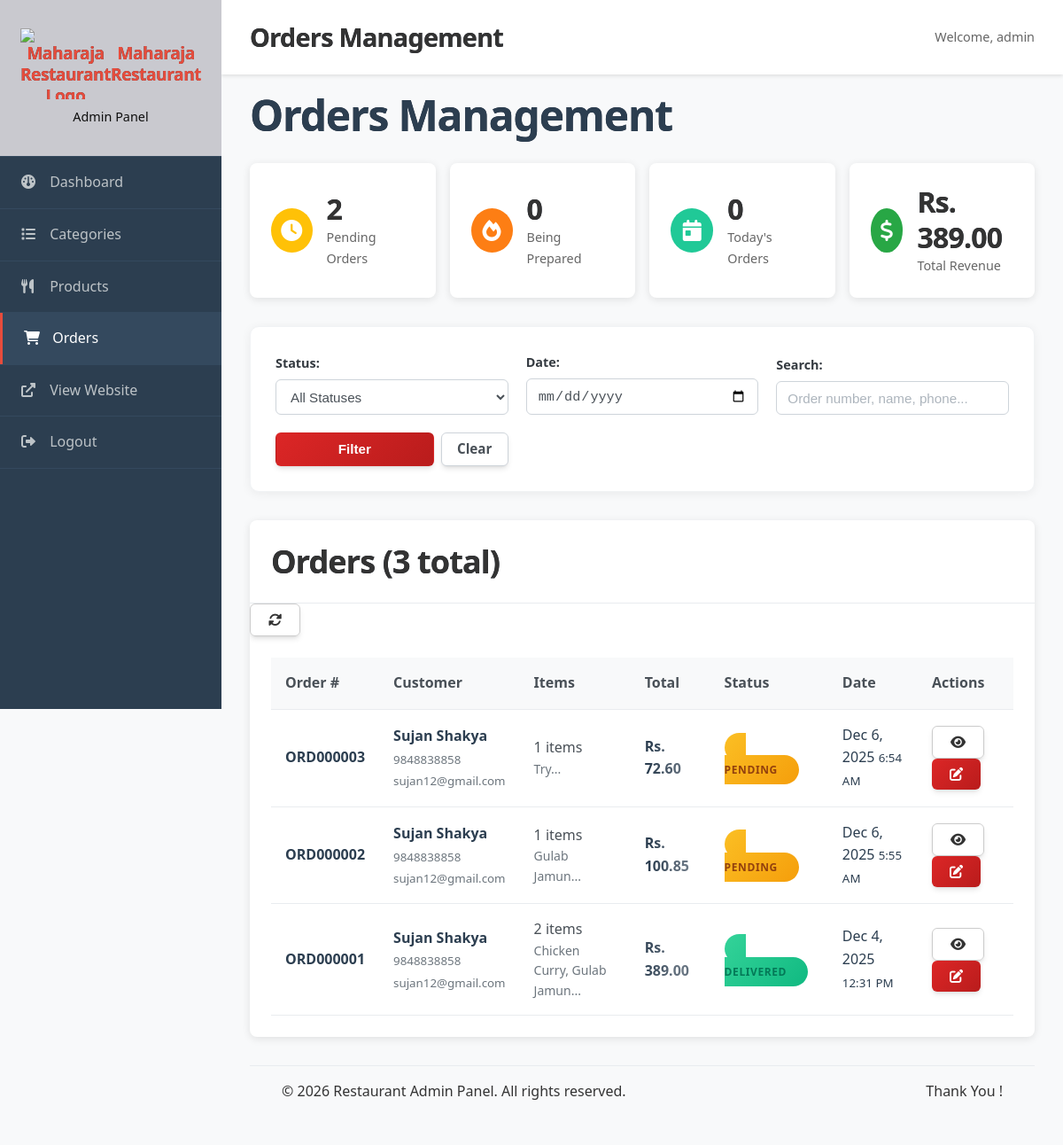
Page /admin/orders.php (signed in) on the committed database.
### tables this page shows
CREATE TABLE `orders` (
  `id` int(11) NOT NULL,
  `user_id` int(11) DEFAULT NULL,
  `order_number` varchar(20) NOT NULL,
  `name` varchar(255) NOT NULL,
  `phone` varchar(20) NOT NULL,
  `email` varchar(255) DEFAULT NULL,
  `address` text NOT NULL,
  `subtotal` decimal(10,2) NOT NULL DEFAULT 0.00,
  `delivery_fee` decimal(10,2) NOT NULL DEFAULT 0.00,
  `tax_amount` decimal(10,2) NOT NULL DEFAULT 0.00,
  `total` decimal(10,2) NOT NULL,
  `status` enum('Pending','Confirmed','Preparing','Out for Delivery','Delivered','Cancelled') DEFAULT 'Pending',
  `delivered_at` timestamp NULL DEFAULT NULL,
  `created_at` timestamp NOT NULL DEFAULT current_timestamp(),
  `updated_at` timestamp NOT NULL DEFAULT current_timestamp() ON UPDATE current_timestamp()
);

CREATE TABLE `users` (
  `id` int(11) NOT NULL,
  `name` varchar(255) NOT NULL,
  `email` varchar(255) NOT NULL,
  `phone` varchar(20) DEFAULT NULL,
  `password` varchar(255) NOT NULL,
  `last_login_at` timestamp NULL DEFAULT NULL,
  `is_active` tinyint(1) DEFAULT 1,
  `created_at` timestamp NOT NULL DEFAULT current_timestamp(),
  `updated_at` timestamp NOT NULL DEFAULT current_timestamp() ON UPDATE current_timestamp()
);

### includes/functions.php (called while the page is built, shortened)
<?php
function h(?string $string): string {
    return $string !== null ? htmlspecialchars($string, ENT_QUOTES, 'UTF-8') : '';
}
function sanitize(string $input): string {
    return trim(strip_tags($input));
}
function formatCurrency(float $amount): string {
    return 'Rs. ' . number_format($amount, 2);
}

### admin/orders.php (the view, shortened to what this page needs)
<?php
require 'includes/header.php';
$dateFilter = $_GET['date'] ?? '';
$searchQuery = sanitize($_GET['search'] ?? '');
$page = max(1, (int)($_GET['page'] ?? 1));
$perPage = 20;
$offset = ($page - 1) * $perPage;
$conditions = [];
$params = [];
$whereClause = !empty($conditions) ? 'WHERE ' . implode(' AND ', $conditions) : '';
$countQuery = "
    SELECT COUNT(*) as total
    FROM orders o
    LEFT JOIN users u ON o.user_id = u.id
    $whereClause
";
$stmt = $pdo->prepare($countQuery);
$stmt->execute($params);
$totalOrders = $stmt->fetch()['total'];
$query = "
    SELECT o.*, u.email as user_email,
           COUNT(oi.id) as item_count,
           GROUP_CONCAT(COALESCE(oi.product_name, p.name, 'Deleted Product') SEPARATOR ', ') as product_names
    FROM orders o
    LEFT JOIN users u ON o.user_id = u.id
    LEFT JOIN order_items oi ON o.id = oi.order_id
    LEFT JOIN products p ON oi.product_id = p.id
    $whereClause
    GROUP BY o.id
    ORDER BY o.created_at DESC
    LIMIT ? OFFSET ?
";
$stmt = $pdo->prepare($query);
$stmt->execute([...$params, $perPage, $offset]);
$orders = $stmt->fetchAll();
$statsQuery = "
    SELECT
        COUNT(*) as total_orders,
        SUM(CASE WHEN status = 'Pending' THEN 1 ELSE 0 END) as pending_orders,
        SUM(CASE WHEN status = 'Preparing' THEN 1 ELSE 0 END) as preparing_orders,
        SUM(CASE WHEN DATE(created_at) = CURDATE() THEN 1 ELSE 0 END) as today_orders,
        SUM(CASE WHEN status = 'Delivered' THEN total ELSE 0 END) as total_revenue
    FROM orders
";
$stats = $pdo->query($statsQuery)->fetch();
?>
<div class="orders-header">
    <h2>Orders Management</h2>
    <div class="stats-grid">
        <div class="stat-card">
            <div class="stat-icon pending">
                <i class="fas fa-clock"></i>
            </div>
            <div class="stat-info">
                <h3><?php echo number_format($stats['pending_orders']); ?></h3>
                <p>Pending Orders</p>
            </div>
        </div>
        <div class="stat-card">
            <div class="stat-icon preparing">
                <i class="fas fa-fire"></i>
            </div>
            <div class="stat-info">
                <h3><?php echo number_format($stats['preparing_orders']); ?></h3>
                <p>Being Prepared</p>
            </div>
        </div>
        <div class="stat-card">
            <div class="stat-icon today">
                <i class="fas fa-calendar-day"></i>
            </div>
            <div class="stat-info">
                <h3><?php echo number_format($stats['today_orders']); ?></h3>
                <p>Today's Orders</p>
            </div>
        </div>
        <div class="stat-card">
            <div class="stat-icon revenue">
                <i class="fas fa-dollar-sign"></i>
            </div>
            <div class="stat-info">
                <h3><?php echo formatCurrency($stats['total_revenue'] ?? 0); ?></h3>
                <p>Total Revenue</p>
            </div>
        </div>
    </div>
</div>
<div class="orders-filters">
    <form method="GET" class="filter-form">
        <div class="filter-group">
            <label for="status">Status:</label>
            <select name="status" id="status">
                <option value="">All Statuses</option>
            </select>
        </div>
        <div class="filter-group">
            <label for="date">Date:</label>
            <input type="date" name="date" id="date" value="<?php echo h($dateFilter); ?>">
        </div>
        <div class="filter-group">
            <label for="search">Search:</label>
            <input type="text" name="search" id="search" placeholder="Order number, name, phone..." value="<?php echo h($searchQuery); ?>">
        </div>
        <div class="filter-buttons">
            <button type="submit" class="btn btn-primary">Filter</button>
            <a href="orders.php" class="btn btn-outline">Clear</a>
        </div>
    </form>
</div>
<div class="admin-card">
    <div class="card-header">
        <h3>Orders (<?php echo number_format($totalOrders); ?> total)</h3>
        <div class="card-actions">
            <button onclick="refreshOrders()" class="btn btn-sm btn-outline" title="Refresh">
                <i class="fas fa-sync-alt"></i>
            </button>
        </div>
    </div>
    <?php if (empty($orders)): ?>
        <div class="no-data">
            <i class="fas fa-inbox"></i>
            <h3>No orders found</h3>
            <p>No orders match your current filters.</p>
        </div>
    <?php else: ?>
        <div class="table-responsive">
            <table class="orders-table">
                <thead>
                    <tr>
                        <th>Order #</th>
                        <th>Customer</th>
                        <th>Items</th>
                        <th>Total</th>
                        <th>Status</th>
                        <th>Date</th>
                        <th>Actions</th>
                    </tr>
                </thead>
                <tbody>
                    <?php foreach ($orders as $order): ?>
                        <tr class="order-row" data-order-id="<?php echo $order['id']; ?>">
                            <td>
                                <strong><?php echo h($order['order_number']); ?></strong>
                            </td>
                            <td>
                                <div class="customer-info">
                                    <strong><?php echo h($order['name']); ?></strong>
                                    <small><?php echo h($order['phone']); ?></small>
                                    <?php if ($order['user_email']): ?>
                                        <small><?php echo h($order['user_email']); ?></small>
                                    <?php endif; ?>
                                </div>
                            </td>
                            <td>
                                <span class="item-count"><?php echo $order['item_count']; ?> items</span>
                                <small class="item-preview" title="<?php echo h($order['product_names']); ?>">
                                    <?php echo h(substr($order['product_names'], 0, 30)); ?>...
                                </small>
                            </td>
                            <td>
                                <strong><?php echo formatCurrency($order['total']); ?></strong>
                            </td>
                            <td>
                                <span class="status-badge status-<?php echo strtolower(str_replace(' ', '-', $order['status'])); ?>">
                                    <?php echo h($order['status']); ?>
                                </span>
                            </td>
                            <td>
                                <time datetime="<?php echo $order['created_at']; ?>">
                                    <?php echo date('M j, Y', strtotime($order['created_at'])); ?>
                                    <small><?php echo date('g:i A', strtotime($order['created_at'])); ?></small>
                                </time>
                            </td>
                            <td class="actions">
                                <button onclick="viewOrder(<?php echo $order['id']; ?>)"
                                        class="btn btn-sm btn-outline" title="View Details">
                                    <i class="fas fa-eye"></i>
                                </button>
                                <button onclick="updateStatus(<?php echo $order['id']; ?>, '<?php echo h($order['status']); ?>')"
                                        class="btn btn-sm btn-primary" title="Update Status">
                                    <i class="fas fa-edit"></i>
                                </button>
                            </td>
                        </tr>
                    <?php endforeach; ?>
                </tbody>
            </table>
        </div>
    <?php endif; ?>
</div>
<?php require_once 'includes/footer.php'; ?>

### css/styles.css (style rules this page uses)
:root { --primary-100: #fee2e2; --primary-200: #fecaca; --primary-400: #f87171; --primary-500: #ef4444; --primary-600: #dc2626; --primary-700: #b91c1c; --gray-50: #f9fafb; --gray-100: #f3f4f6; --gray-200: #e5e7eb; --gray-300: #d1d5db; --gray-400: #9ca3af; --gray-500: #6b7280; --gray-600: #4b5563; --gray-700: #374151; --gray-800: #1f2937; --gray-900: #111827; --bg-primary: #ffffff; --bg-secondary: #f8fafc; --bg-tertiary: #f1f5f9; --bg-glass: rgba(255, 255, 255, 0.08); --bg-glass-dark: rgba(15, 23, 42, 0.08); --font-primary: -apple-system, BlinkMacSystemFont, 'Segoe UI', Roboto, 'Helvetica Neue', Arial, sans-serif; --space-xs: 0.25rem; --space-sm: 0.5rem; --space-md: 1rem; --space-lg: 1.5rem; --space-xl: 2rem; --space-2xl: 3rem; --space-3xl: 4rem; --space-4xl: 6rem; --radius-sm: 0.375rem; --radius-md: 0.5rem; --radius-lg: 0.75rem; --radius-xl: 1rem; --radius-2xl: 1.5rem; --radius-full: 9999px; --shadow-sm: 0 1px 2px 0 rgb(0 0 0 / 0.05); --shadow-md: 0 4px 6px -1px rgb(0 0 0 / 0.1), 0 2px 4px -2px rgb(0 0 0 / 0.1); --shadow-lg: 0 10px 15px -3px rgb(0 0 0 / 0.1), 0 4px 6px -4px rgb(0 0 0 / 0.1); --shadow-xl: 0 20px 25px -5px rgb(0 0 0 / 0.1), 0 8px 10px -6px rgb(0 0 0 / 0.1); --shadow-2xl: 0 25px 50px -12px rgb(0 0 0 / 0.25); --duration-fast: 150ms; --duration-normal: 300ms; --duration-slow: 500ms; --ease-out: cubic-bezier(0.16, 1, 0.3, 1); --ease-in: cubic-bezier(0.4, 0, 1, 1); --primary-color: #2c3e50; --secondary-color: #e74c3c; --accent-color: #f39c12; --success: #27ae60; --warning: #f39c12; --error: #e74c3c; --info: #3498db; --dark-color: #2c3e50; --light-color: #ecf0f1; --white: #ffffff; --gray-light: #f8f9fa; --gray: #95a5a6; --gray-dark: #7f8c8d; --border-radius: 8px; --box-shadow: 0 2px 10px rgba(0, 0, 0, 0.1); --box-shadow-hover: 0 5px 20px rgba(0, 0, 0, 0.15); --transition: all 0.3s ease; --font-family: 'Segoe UI', Tahoma, Geneva, Verdana, sans-serif; }
* { margin: 0; padding: 0; box-sizing: border-box; }
body { font-family: var(--font-family); line-height: 1.6; color: var(--dark-color); background-color: var(--gray-light); min-height: 100vh; }
a { text-decoration: none; color: inherit; }
h1, h2, h3, h4, h5, h6 { font-weight: 700; letter-spacing: -0.025em; line-height: 1.25; margin-bottom: var(--space-lg); background: linear-gradient(135deg, var(--gray-900) 0%, var(--gray-700) 100%); -webkit-background-clip: text; background-clip: text; }
h2 { font-size: clamp(1.75rem, 4vw, 3rem); }
h3 { font-size: clamp(1.5rem, 3vw, 2.25rem); }
p { margin-bottom: var(--space-md); color: var(--white); line-height: 1.7; }
.btn { display: inline-flex; align-items: center; justify-content: center; gap: var(--space-sm); padding: var(--space-md) var(--space-xl); font-weight: 600; font-size: 0.875rem; line-height: 1; text-decoration: none; border: none; border-radius: var(--radius-lg); cursor: pointer; transition: all var(--duration-normal) var(--ease-out); position: relative; overflow: hidden; white-space: nowrap; user-select: none; text-align: center; background: var(--primary-600); color: white; box-shadow: var(--shadow-md); backdrop-filter: blur(8px); }
.btn::before { content: ''; position: absolute; top: 0; left: 0; right: 0; bottom: 0; background: linear-gradient(135deg, rgba(255,255,255,0.2) 0%, transparent 50%); opacity: 0; transition: opacity var(--duration-normal) var(--ease-out); }
.btn-primary { background: linear-gradient(135deg, var(--primary-600) 0%, var(--primary-700) 100%); }
.btn-outline { background: transparent; color: var(--primary-600); border: 2px solid var(--primary-600); backdrop-filter: blur(8px); }
.btn-sm { padding: 15px 20px; font-size: 0.85rem; }
.status-badge { padding: var(--space-sm) var(--space-lg); border-radius: var(--radius-full); font-size: 0.75rem; font-weight: 700; text-transform: uppercase; letter-spacing: 0.05em; position: relative; overflow: hidden; }
.status-badge::before { content: ''; position: absolute; top: 0; left: -100%; width: 100%; height: 100%; background: linear-gradient(90deg, transparent, rgba(255,255,255,0.3), transparent); transition: left var(--duration-slow) var(--ease-out); }
.status-pending { background: linear-gradient(135deg, #fbbf24 0%, #f59e0b 100%); color: #92400e; }
.status-delivered { background: linear-gradient(135deg, #34d399 0%, #10b981 100%); color: #047857; }

### admin/includes/footer.php (style rules this page uses)
p { color: #333; }

### rows in the picture
orders: order_number "ORD000003", name "Sujan Shakya", phone "9848838858", user.email "sujan12@gmail.com", item_count "1", product_names "Try", total "Rs. 72.60", status "PENDING", created_at "Dec 6, 2025", created_at "6:54 AM"
orders: order_number "ORD000002", name "Sujan Shakya", phone "9848838858", user.email "sujan12@gmail.com", item_count "1", product_names "Gulab Jamun", total "Rs. 100.85", status "PENDING", created_at "Dec 6, 2025", created_at "5:55 AM"
orders: order_number "ORD000001", name "Sujan Shakya", phone "9848838858", user.email "sujan12@gmail.com", item_count "2", product_names "Chicken Curry, Gulab Jamun", total "Rs. 389.00", status "DELIVERED", created_at "Dec 4, 2025", created_at "12:31 PM"

### other values in the picture
$pageTitle "Orders Management"
$_SESSION['admin_username'] "admin"
$stats['pending_orders'] "2"
$stats['preparing_orders'] "0"
$stats['today_orders'] "0"
formatCurrency($stats['total_revenue'] ?? 0) "Rs. 389.00"
$totalOrders "3"
